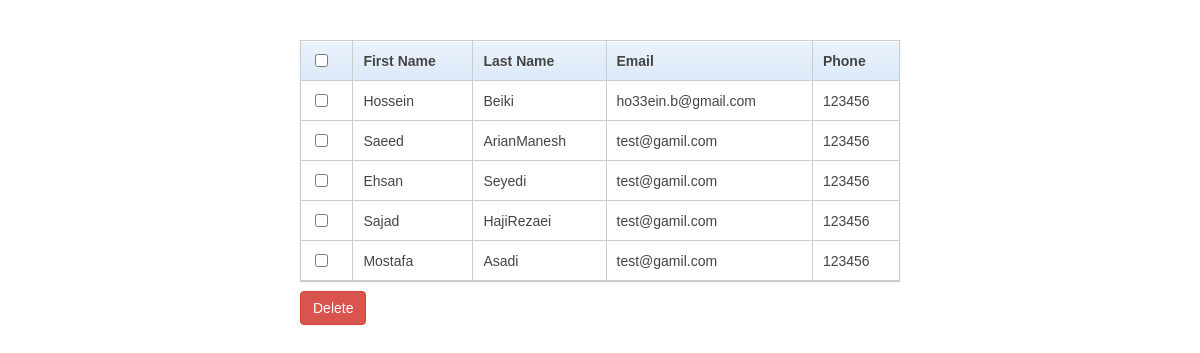
The page / on the database its author committed.
### tables this page shows
CREATE TABLE `users` (
  `id` int(11) NOT NULL,
  `first_name` varchar(255) NOT NULL,
  `last_name` varchar(255) NOT NULL,
  `email` varchar(255) NOT NULL,
  `phone` varchar(15) NOT NULL
);

### index.php (the view, shortened to what this page needs)
<!DOCTYPE html>
<html>
<head>
<link rel="stylesheet" href="style.css"/>
</head>
<body>
<?php
include_once('dbConfig.php');
$query = mysqli_query($conn,"SELECT * FROM users");
?>
<form name="bulk_action_form" action="action.php" method="post" onSubmit="return delete_confirm();"/>
    <table class="bordered">
        <thead>
        <tr>
            <th><input type="checkbox" name="select_all" id="select_all" value=""/></th>
            <th>First Name</th>
            <th>Last Name</th>
            <th>Email</th>
            <th>Phone</th>
        </tr>
        </thead>
        <?php
            if(mysqli_num_rows($query) > 0){
                while($row = mysqli_fetch_assoc($query)){
        ?>
        <tr>
            <td align="center"><input type="checkbox" name="checked_id[]" class="checkbox" value="<?php echo $row['id']; ?>"/></td>
            <td><?php echo $row['first_name']; ?></td>
            <td><?php echo $row['last_name']; ?></td>
            <td><?php echo $row['email']; ?></td>
            <td><?php echo $row['phone']; ?></td>
        </tr>
        <?php } }else{ ?>
            <tr><td colspan="5">No records found.</td></tr>
        <?php } ?>
    </table>
    <input type="submit" class="btn btn-danger" name="bulk_delete_submit" value="Delete"/>
</body>
</html>

### style.css (style rules this page uses)
body { width: 600px; margin: 40px auto; font-family: 'trebuchet MS', 'Lucida sans', Arial; font-size: 14px; color: #444; }
table { *border-collapse: collapse; border-spacing: 0; width: 100%; }
.bordered { border: solid #ccc 1px; -webkit-box-shadow: 0 1px 1px #ccc; -moz-box-shadow: 0 1px 1px #ccc; box-shadow: 0 1px 1px #ccc; }
.bordered td, .bordered th { border-left: 1px solid #ccc; border-top: 1px solid #ccc; padding: 10px; text-align: left; }
.bordered th { background-color: #dce9f9; background-image: -webkit-gradient(linear, left top, left bottom, from(#ebf3fc), to(#dce9f9)); background-image: -webkit-linear-gradient(top, #ebf3fc, #dce9f9); background-image: -moz-linear-gradient(top, #ebf3fc, #dce9f9); background-image: -ms-linear-gradient(top, #ebf3fc, #dce9f9); background-image: -o-linear-gradient(top, #ebf3fc, #dce9f9); background-image: linear-gradient(top, #ebf3fc, #dce9f9); -webkit-box-shadow: 0 1px 0 rgba(255,255,255,.8) inset; -moz-box-shadow:0 1px 0 rgba(255,255,255,.8) inset; box-shadow: 0 1px 0 rgba(255,255,255,.8) inset; border-top: none; text-shadow: 0 1px 0 rgba(255,255,255,.5); }
.bordered td:first-child, .bordered th:first-child { border-left: none; }
.btn { display: inline-block; padding: 6px 12px; margin-bottom: 0; margin-top: 10px; font-size: 14px; font-weight: 400; line-height: 1.42857143; text-align: center; white-space: nowrap; vertical-align: middle; -ms-touch-action: manipulation; touch-action: manipulation; cursor: pointer; -webkit-user-select: none; -moz-user-select: none; -ms-user-select: none; user-select: none; background-image: none; border: 1px solid transparent; border-radius: 4px; }
.btn-danger { color: #fff; background-color: #d9534f; border-color: #d43f3a; }

### rows shown on the page
users: first_name "Hossein", last_name "Beiki", email "ho33ein.b@gmail.com", phone "123456"
users: first_name "Saeed", last_name "ArianManesh", email "test@gamil.com", phone "123456"
users: first_name "Ehsan", last_name "Seyedi", email "test@gamil.com", phone "123456"
users: first_name "Sajad", last_name "HajiRezaei", email "test@gamil.com", phone "123456"
users: first_name "Mostafa", last_name "Asadi", email "test@gamil.com", phone "123456"
